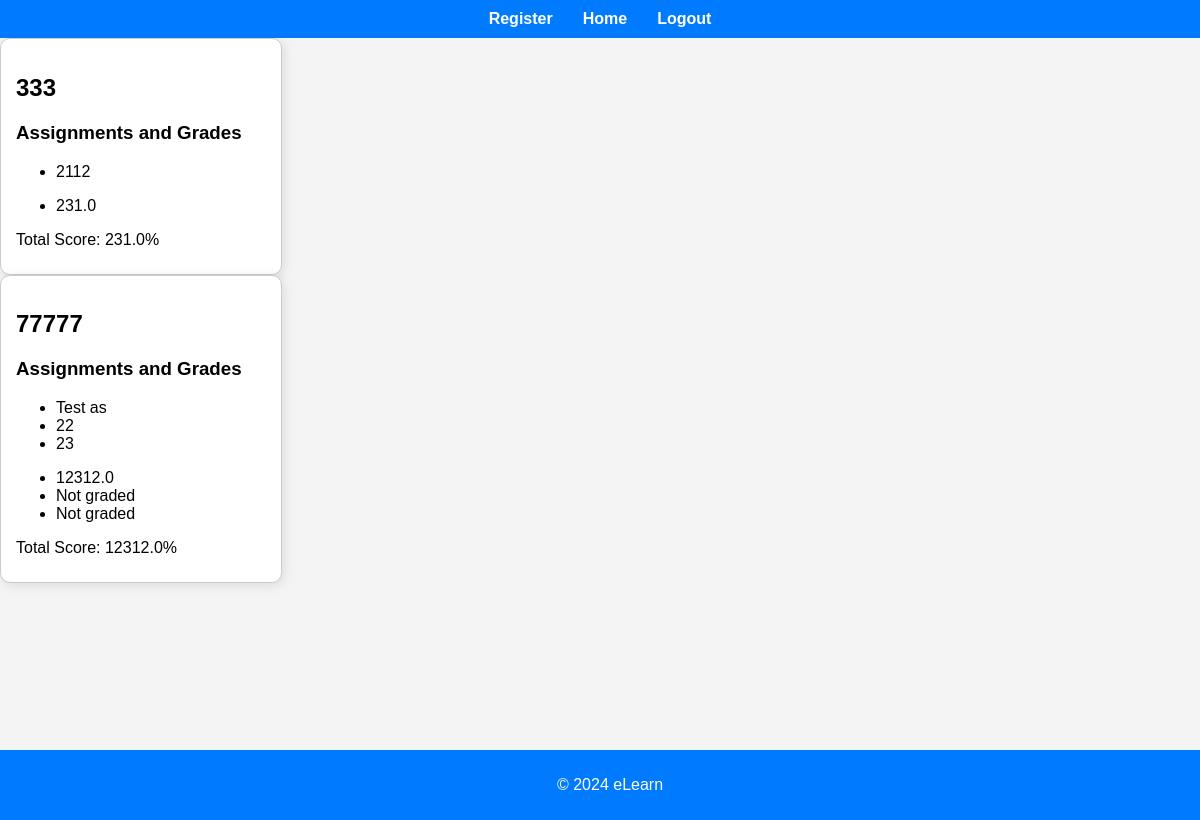
/courses/my-courses/ (signed in), run on an earlier commit of the app's database.
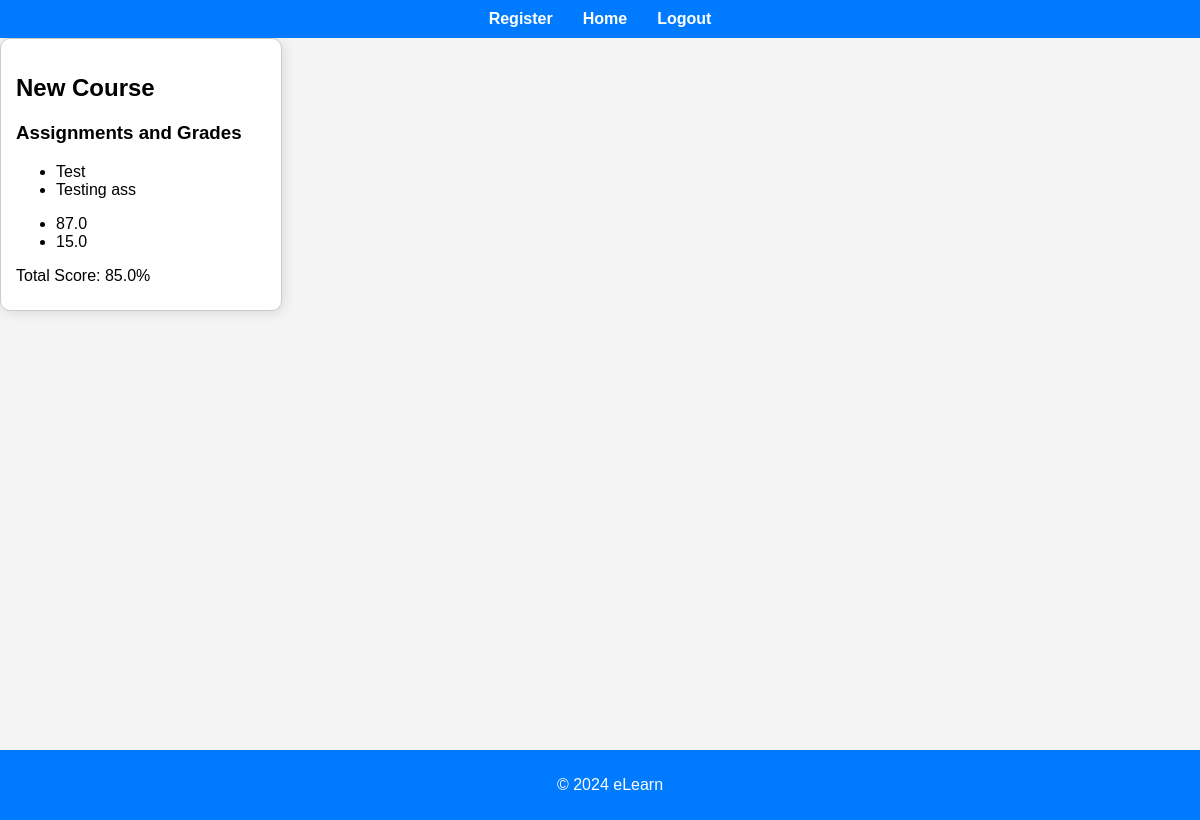
And on a later commit of the database.
### courses/models.py (models this page shows, shortened)
class Course(models.Model):
    title = models.CharField(max_length=200)
    description = models.TextField()
    created_at = models.DateTimeField(auto_now_add=True)
    updated_at = models.DateTimeField(auto_now=True)
    teacher = models.ForeignKey(settings.AUTH_USER_MODEL, on_delete=models.CASCADE, related_name='courses')

### assignments/models.py (models this page shows, shortened)
class Assignment(models.Model):
    title = models.CharField(max_length=100)
    description = models.TextField()
    due_date = models.DateField()
    course = models.ForeignKey(Course, on_delete=models.CASCADE, related_name='assignments')
    total_marks = models.FloatField(default=100)

class Grade(models.Model):
    submission = models.OneToOneField(Submission, on_delete=models.CASCADE, related_name='grade')
    score = models.FloatField()
    feedback = models.TextField(null=True, blank=True)

### courses/views.py (the view)
# urls.py: path('my-courses/', StudentCourseListView.as_view(), name='student_course_list'),
@method_decorator(login_required, name='dispatch')
class StudentCourseListView(View):
    def get(self, request):
        context = {}
        if request.user.is_authenticated and request.user.is_student:
            enrollments = Enrollment.objects.filter(student=request.user)
            enrolled_course_details = self.get_course_details(enrollments)
            context['enrolled_course_details'] = enrolled_course_details
        return render(request, 'courses/student_course_list.html', context)
    def get_course_details(self, enrollments):
        course_details = []
        for enrollment in enrollments:
            course = enrollment.course
            assignments = course.assignments.all()
            submissions = Submission.objects.filter(assignment__in=assignments, student=enrollment.student)
            total_score = 0
            total_marks = 0
            assignment_grades = []
            for assignment in assignments:
                submission = submissions.filter(assignment=assignment).first()
                grade = submission.grade if submission and hasattr(submission, 'grade') else None
                assignment_grades.append((assignment, grade))
                if grade:
                    total_score += grade.score
                    total_marks += assignment.total_marks
            percentage = (total_score / total_marks * 100) if total_marks else 0
            course_details.append({
                'course': course,
                'assignment_grades': assignment_grades,
                'percentage': percentage
            })
        return course_details

### templates/courses/student_course_list.html (shortened to what this page needs)
{% extends "core/base.html" %}
{% block content %}
<div class="course-list-container">
    <br>
    {% for course_detail in enrolled_course_details %}
    <div class="course-tile">
        <h2>{{ course_detail.course.title }}</h2>
        <h3>Assignments and Grades</h3>
        <div class="assignments-grades">
            <div class="assignments">
                <ul>
                    {% for assignment, grade in course_detail.assignment_grades %}
                    <li>{{ assignment.title }}</li>
                    {% endfor %}
                </ul>
            </div>
            <div class="grades">
                <ul>
                    {% for assignment, grade in course_detail.assignment_grades %}
                    <li>
                        {% if grade %}
                            {{ grade.score }}
                        {% else %}
                            Not graded
                        {% endif %}
                    </li>
                    {% endfor %}
                </ul>
            </div>
        </div>
        <div class="total-points">
            <p>Total Score: {{ course_detail.percentage }}%</p>
        </div>
    </div>
    {% endfor %}
</div>
{% endblock %}

What changed in the data, as far as the page shows it:
removed Course: course "333", percentage "231.0"
removed Assignment: title "2112", score "231.0"
removed Course: course "77777", percentage "12312.0"
removed Assignment: title "Test as", score "12312.0"
removed Assignment: title "22", shows "Not graded"
removed Assignment: title "23", shows "Not graded"
added Course: course "New Course", percentage "85.0"
added Assignment: title "Test", score "87.0"
added Assignment: title "Testing ass", score "15.0"
